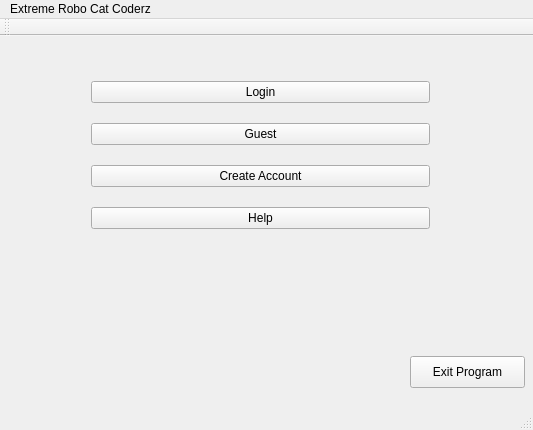
<?xml version="1.0" encoding="UTF-8"?>
<ui version="4.0">
 <class>MainProgramWindow</class>
 <widget class="QMainWindow" name="MainProgramWindow">
  <property name="geometry">
   <rect>
    <x>0</x>
    <y>0</y>
    <width>533</width>
    <height>430</height>
   </rect>
  </property>
  <property name="windowTitle">
   <string>MainProgramWindow</string>
  </property>
  <widget class="QWidget" name="centralWidget">
   <widget class="QPushButton" name="exitProgram">
    <property name="geometry">
     <rect>
      <x>410</x>
      <y>320</y>
      <width>115</width>
      <height>32</height>
     </rect>
    </property>
    <property name="text">
     <string>Exit Program</string>
    </property>
   </widget>
   <widget class="QWidget" name="MainMenu" native="true">
    <property name="geometry">
     <rect>
      <x>80</x>
      <y>20</y>
      <width>361</width>
      <height>201</height>
     </rect>
    </property>
    <layout class="QVBoxLayout" name="verticalLayout">
     <item>
      <widget class="QPushButton" name="pushButton_Login">
       <property name="text">
        <string>Login</string>
       </property>
      </widget>
     </item>
     <item>
      <widget class="QPushButton" name="pushButton_Guest">
       <property name="text">
        <string>Guest</string>
       </property>
      </widget>
     </item>
     <item>
      <widget class="QPushButton" name="pushButton_RequestBrochure_2">
       <property name="text">
        <string>Create Account</string>
       </property>
      </widget>
     </item>
     <item>
      <widget class="QPushButton" name="pushButton_Help">
       <property name="text">
        <string>Help</string>
       </property>
      </widget>
     </item>
    </layout>
   </widget>
  </widget>
  <widget class="QMenuBar" name="menuBar">
   <property name="geometry">
    <rect>
     <x>0</x>
     <y>0</y>
     <width>533</width>
     <height>22</height>
    </rect>
   </property>
   <widget class="QMenu" name="menuExtreme_Robo_Cat_Coderz">
    <property name="title">
     <string>Extreme Robo Cat Coderz</string>
    </property>
    <addaction name="actionHelp"/>
    <addaction name="actionExit"/>
   </widget>
   <addaction name="menuExtreme_Robo_Cat_Coderz"/>
  </widget>
  <widget class="QToolBar" name="mainToolBar">
   <attribute name="toolBarArea">
    <enum>TopToolBarArea</enum>
   </attribute>
   <attribute name="toolBarBreak">
    <bool>false</bool>
   </attribute>
  </widget>
  <widget class="QStatusBar" name="statusBar"/>
  <action name="actionLog_In">
   <property name="text">
    <string>Log In</string>
   </property>
  </action>
  <action name="actionHelp">
   <property name="text">
    <string>Help</string>
   </property>
  </action>
  <action name="actionExit">
   <property name="text">
    <string>Exit</string>
   </property>
  </action>
 </widget>
 <layoutdefault spacing="6" margin="11"/>
 <resources/>
 <connections/>
</ui>
